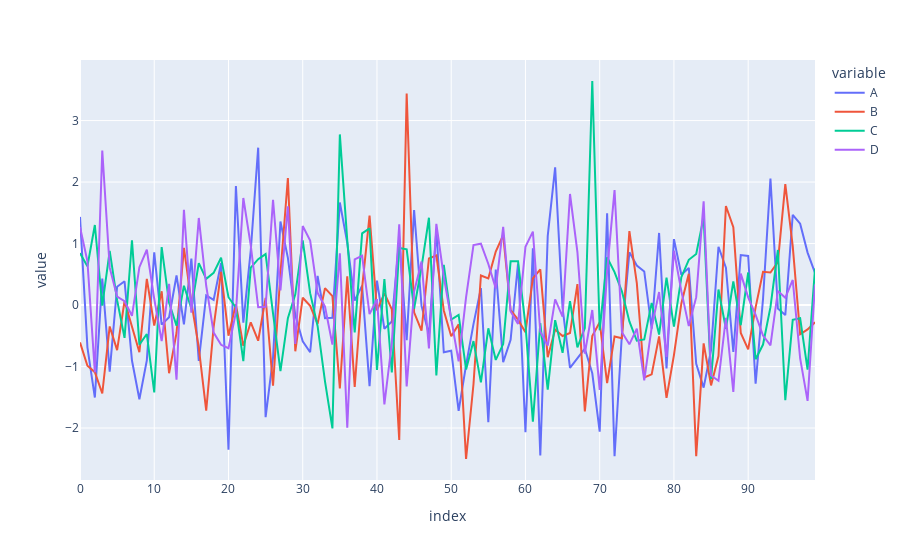

The code cell stored with this chart in its notebook:
### Code cell
my_dataFrame_1.plot()  # Plots with Matplotlib
